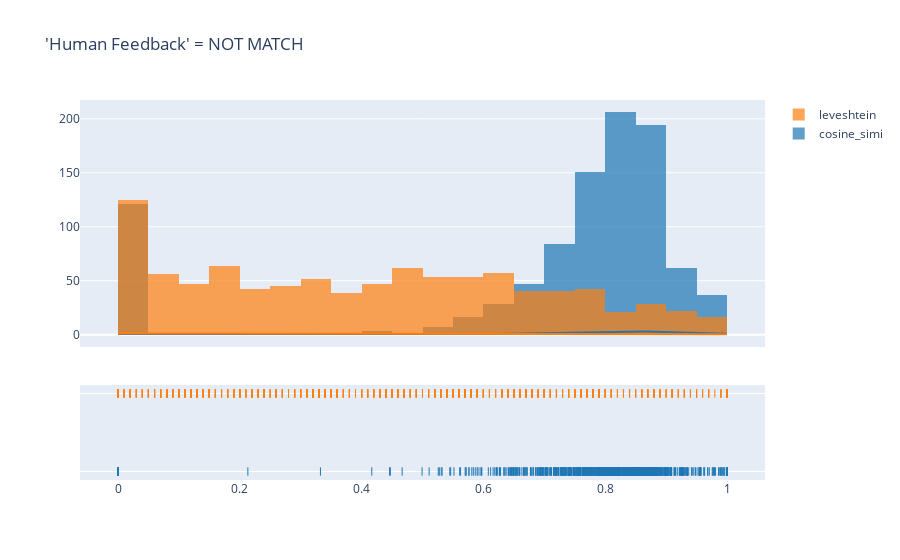

Write notebook code for a chart like this one.
### Code cell
fig = ff.create_distplot([nm['cosine_simi'], nm['leveshtein']], 
                        group_labels=["cosine_simi", "leveshtein"], 
                        bin_size=.05,
                        histnorm=''
                        )
fig.update_layout(title_text="'Human Feedback' = NOT MATCH")
fig.show()

### Figure 1 — Plotly figure (JSON) as saved in the notebook; plotly's stock layout.template omitted (floating-point values rounded to 4 significant figures; data arrays with more than 128 entries replaced by an {"elided": "..."} marker saying what was removed)
{"data": [{"autobinx": false, "histnorm": "", "legendgroup": "cosine_simi", "marker": {"color": "rgb(31, 119, 180)"}, "name": "cosine_simi", "opacity": 0.7, "type": "histogram", "x": {"elided": "979 float values"}, "xaxis": "x", "xbins": {"end": 1, "size": 0.05, "start": 0}, "yaxis": "y"}, {"autobinx": false, "histnorm": "", "legendgroup": "leveshtein", "marker": {"color": "rgb(255, 127, 14)"}, "name": "leveshtein", "opacity": 0.7, "type": "histogram", "x": {"elided": "979 float values"}, "xaxis": "x", "xbins": {"end": 1, "size": 0.05, "start": 0}, "yaxis": "y"}, {"legendgroup": "cosine_simi", "marker": {"color": "rgb(31, 119, 180)"}, "mode": "lines", "name": "cosine_simi", "showlegend": false, "type": "scatter", "x": {"elided": "500 float values"}, "xaxis": "x", "y": {"elided": "500 float values"}, "yaxis": "y"}, {"legendgroup": "leveshtein", "marker": {"color": "rgb(255, 127, 14)"}, "mode": "lines", "name": "leveshtein", "showlegend": false, "type": "scatter", "x": {"elided": "500 float values"}, "xaxis": "x", "y": {"elided": "500 float values"}, "yaxis": "y"}, {"legendgroup": "cosine_simi", "marker": {"color": "rgb(31, 119, 180)", "symbol": "line-ns-open"}, "mode": "markers", "name": "cosine_simi", "showlegend": false, "type": "scatter", "x": {"elided": "979 float values"}, "xaxis": "x", "y": {"elided": "979 str values"}, "yaxis": "y2"}, {"legendgroup": "leveshtein", "marker": {"color": "rgb(255, 127, 14)", "symbol": "line-ns-open"}, "mode": "markers", "name": "leveshtein", "showlegend": false, "type": "scatter", "x": {"elided": "979 float values"}, "xaxis": "x", "y": {"elided": "979 str values"}, "yaxis": "y2"}], "layout": {"barmode": "overlay", "hovermode": "closest", "legend": {"traceorder": "reversed"}, "title": {"text": "'Human Feedback' = NOT MATCH"}, "xaxis": {"anchor": "y2", "domain": [0, 1], "zeroline": false}, "yaxis": {"anchor": "free", "domain": [0.35, 1], "position": 0}, "yaxis2": {"anchor": "x", "domain": [0, 0.25], "dtick": 1, "showticklabels": false}}}
